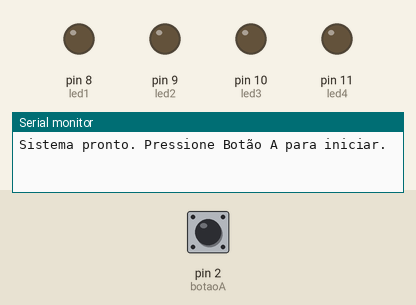
A sketch run on a simulated Arduino Uno, built with avr-gcc and run on an emulated ATmega328P. Shown: output pins drawn as LEDs (lit = HIGH), the last lines printed to the serial monitor. Inputs (shaded band) come from the test bench; at power-on: pin 2 (botaoA) HIGH.

Above: at 1.2 s.
1.3 s: pin 2 (botaoA) pulled LOW for 0.15 s
At 2.5 s:
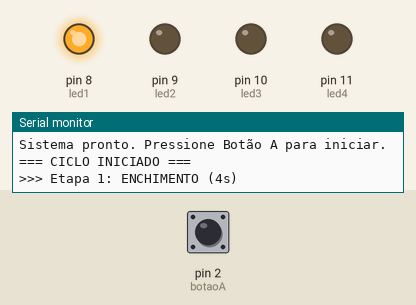
At 14.0 s:
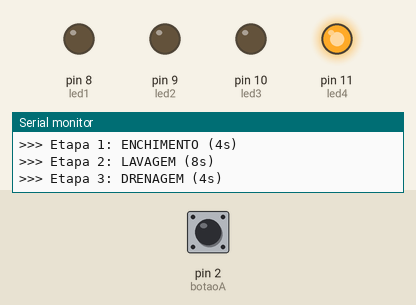
Timing chart, 0 to 18.8 s (numbered marks = the images above; inputs shaded):
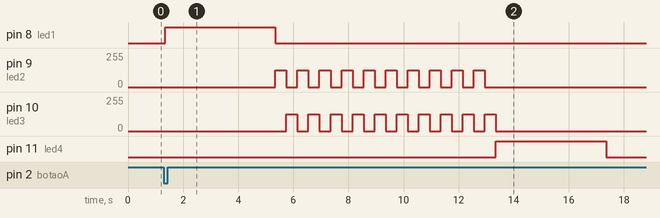

Measured:
- after the input at 1.3 s, pin 8 (led1): LOW → HIGH after 0.05 s, → LOW 4.0 s later; pin 9 (led2): alternates 127/255 for 0.40 s and 0/255 for 0.40 s, 20 changes in all, then stays 0/255, starting after 4.0 s

The sketch:

exercicio18.INO.ino
```cpp
const int botaoA = 2;
const int led1   = 8;
const int led2   = 9;
const int led3   = 10;
const int led4   = 11;


bool cicloAtivo = false;

void setup() {
  pinMode(botaoA, INPUT_PULLUP);
  pinMode(led1,   OUTPUT);
  pinMode(led2,   OUTPUT);
  pinMode(led3,   OUTPUT);
  pinMode(led4,   OUTPUT);
  Serial.begin(9600);
  Serial.println("Sistema pronto. Pressione Botão A para iniciar.");
}


void apagarTodos() {
  digitalWrite(led1, LOW);
  analogWrite(led2,  0);
  analogWrite(led3,  0);
  digitalWrite(led4, LOW);
}


void etapaEnchimento() {
  Serial.println(">>> Etapa 1: ENCHIMENTO (4s)");
  digitalWrite(led1, HIGH);

  unsigned long inicio = millis();
  while (millis() - inicio < 4000);

  digitalWrite(led1, LOW);
}


void etapaLavagem() {
  Serial.println(">>> Etapa 2: LAVAGEM (8s)");

  unsigned long inicio = millis();
  while (millis() - inicio < 8000) {

    analogWrite(led2, 127);
    analogWrite(led3, 0);
    delay(400);


    analogWrite(led2, 0);
    analogWrite(led3, 127);
    delay(400);
  }

  analogWrite(led2, 0);
  analogWrite(led3, 0);
}


void etapaDrenagem() {
  Serial.println(">>> Etapa 3: DRENAGEM (4s)");
  digitalWrite(led4, HIGH);

  unsigned long inicio = millis();
  while (millis() - inicio < 4000);

  digitalWrite(led4, LOW);
}

void loop() {


  if (!cicloAtivo && digitalRead(botaoA) == LOW) {
    delay(50);
    if (digitalRead(botaoA) == LOW) {
      cicloAtivo = true;
      apagarTodos();
      Serial.println("=== CICLO INICIADO ===");


      etapaEnchimento();
      etapaLavagem();
      etapaDrenagem();

      cicloAtivo = false;
      Serial.println("=== CICLO CONCLUÍDO. Pressione Botão A para novo ciclo. ===");

      while (digitalRead(botaoA) == LOW);
    }
  }
}
```
